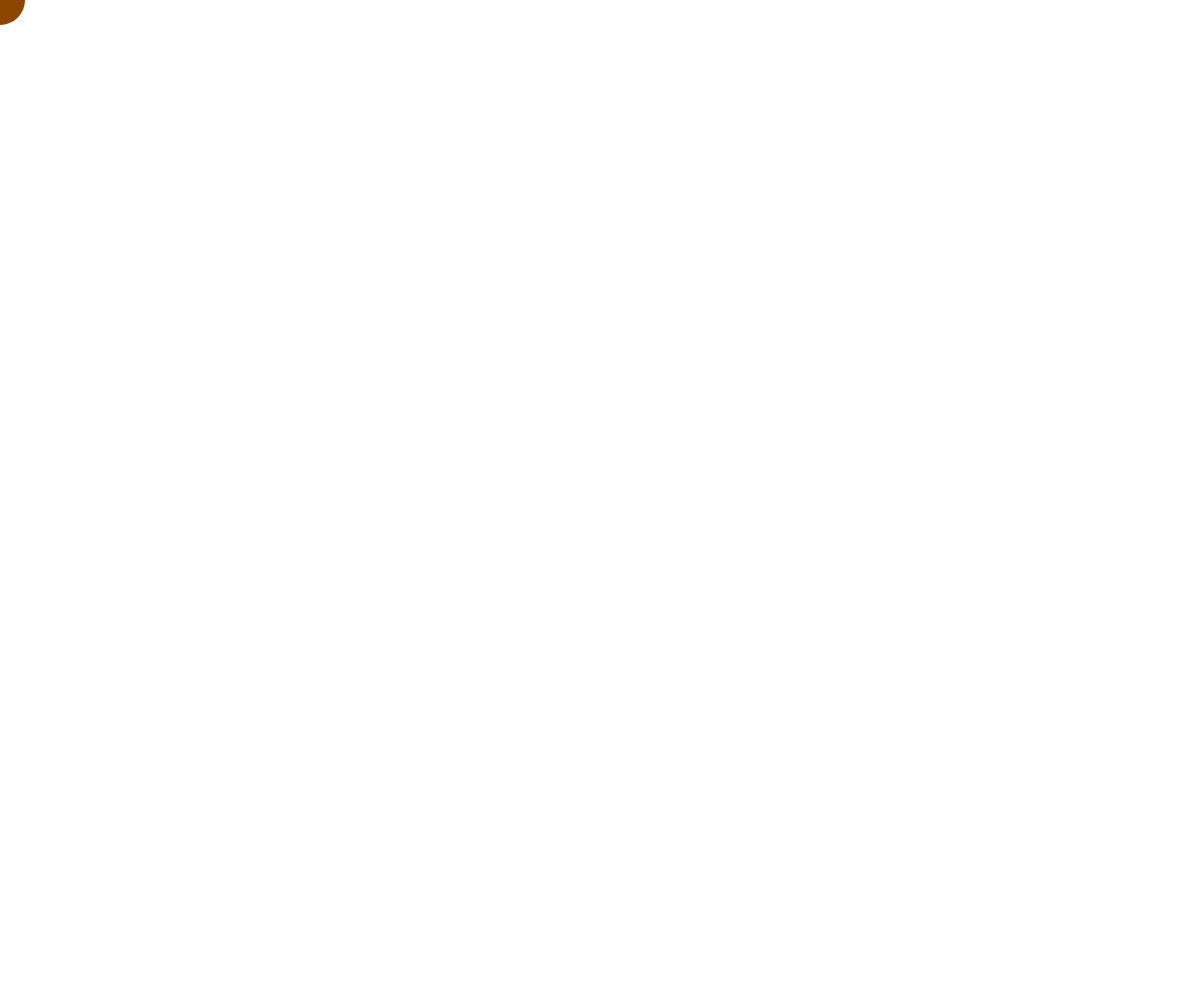
Frame 1 (no input)
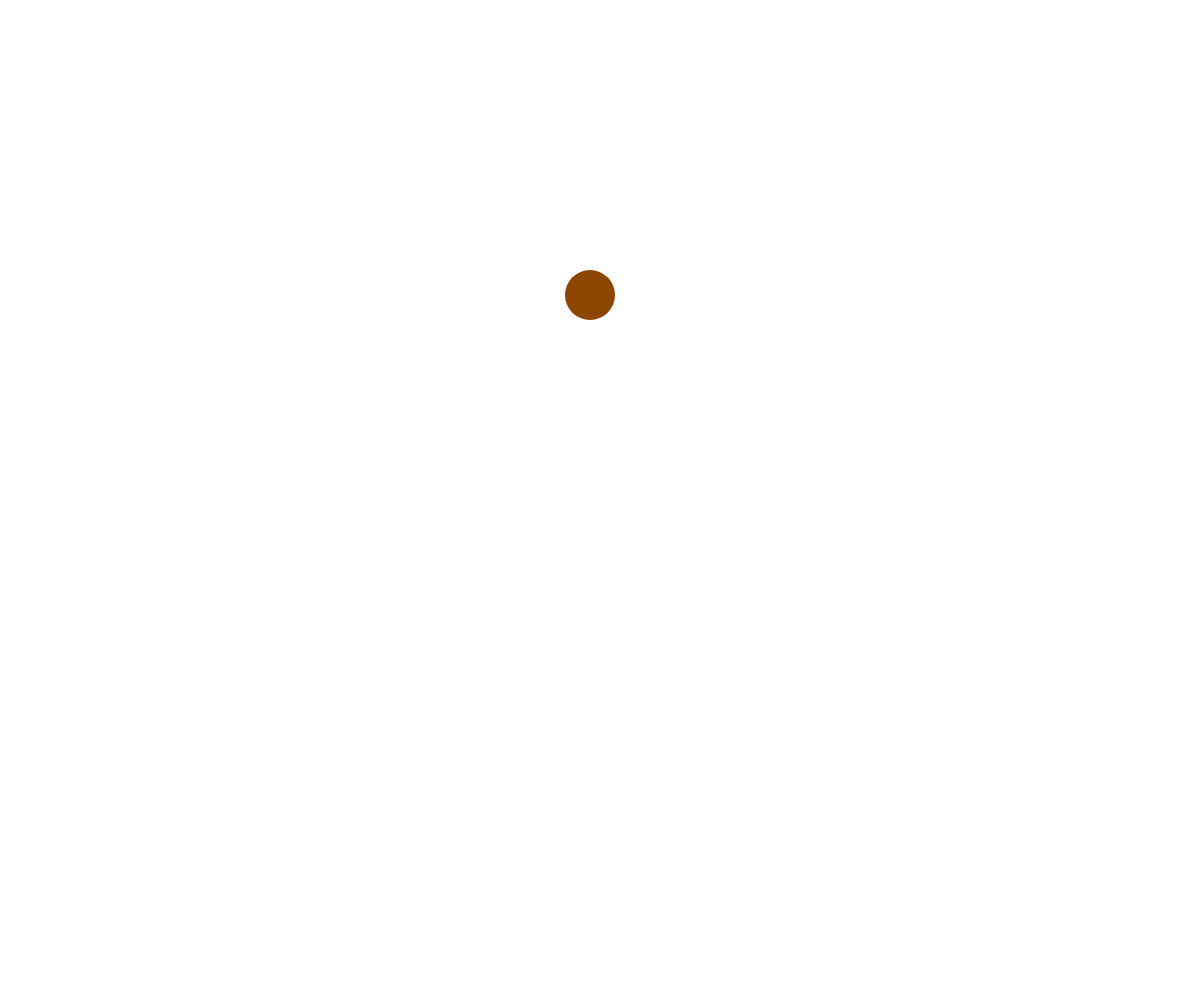
Frame 60 (no input)
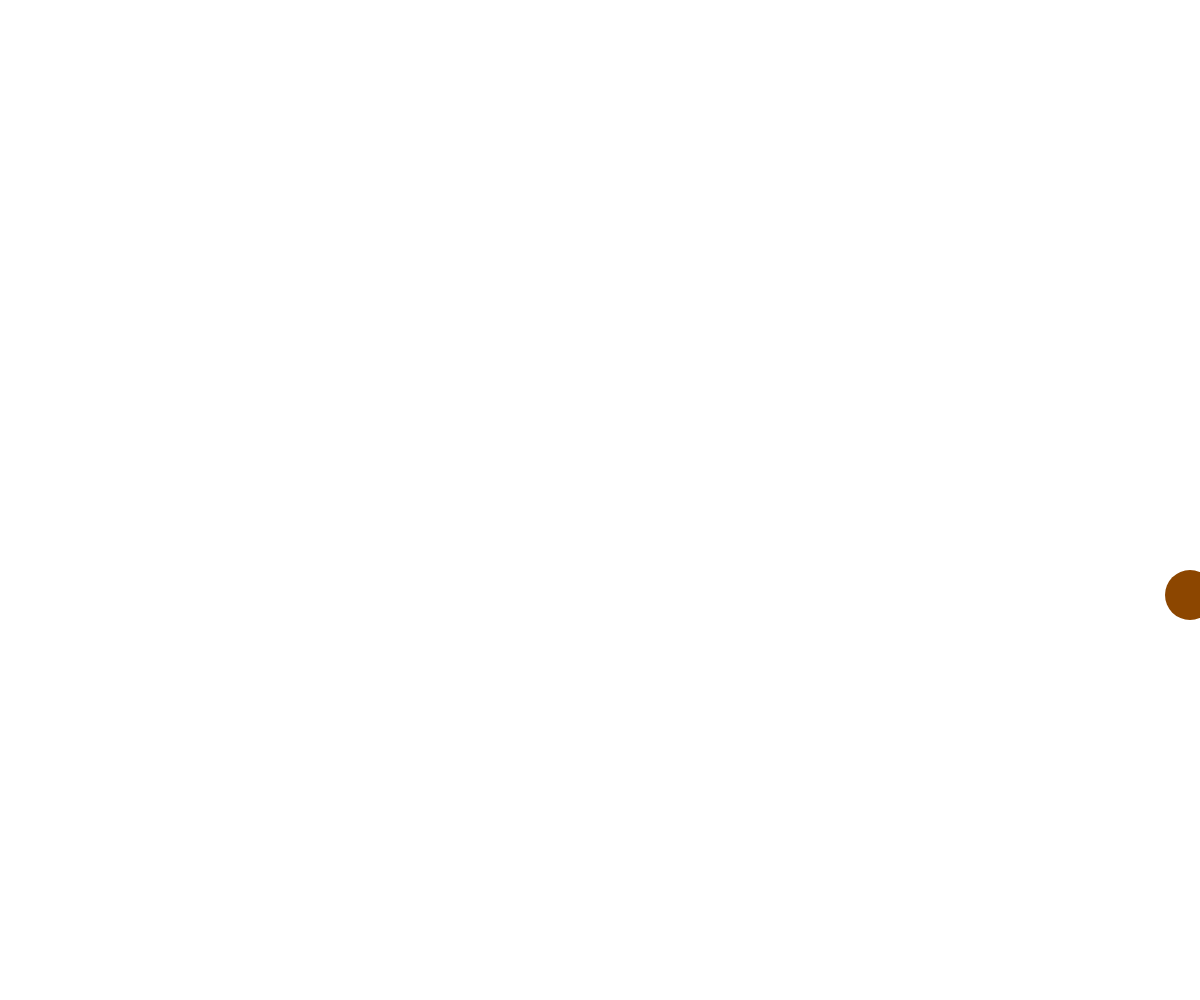
Frame 120 (the mouse pressed at the canvas centre since frame 60)

The p5.js sketch that drew these frames (run headless with seeded random() and noise() and a simulated clock; from frame 60 on, the mouse is pressed at the canvas centre):

// p5.js sketch
// ── sketch.js
// Academy of Art University
// WNM 498 Generative Art & Creative Code
//
// Ryan Berkey
// ryan@rybotron.com


var ball;

function setup(){
  createCanvas( windowWidth, windowHeight );

  // Assign ball using object literal notation with properties and methods that mimic a ball in the real world
  ball = {
    position: createVector( 0, 0 ),
    velocity: createVector( 10, 5 ),
    size: 50,
    color: color(140, 70, 0,  255), // p5.js color() creates an array of rgba
    type: "basketball",

    // The show method will draw our ball to the screen
    show: function(){
      noStroke();
      fill( this.color, this.color[3] ); // fill with our color, and the color[3] alpha
      ellipse(this.position.x, this.position.y, this.size, this.size);
    },

    // The move method will update the ball's position and check to see if it hits the floor or ceiling.
    move: function(){

      this.position.add( this.velocity );

      if (( this.position.x > width) || ( this.position.x < 0 )) {
        this.velocity.x *= -1;
      }
      if (( this.position.y > height) || ( this.position.y < 0)) {
        this.velocity.y *= -1;
      }

    } 

  };

}

function draw(){

  background(255);

  // Call methods using property accessors (dot notation) to show and move the ball
  ball.show();
  ball.move();

}
